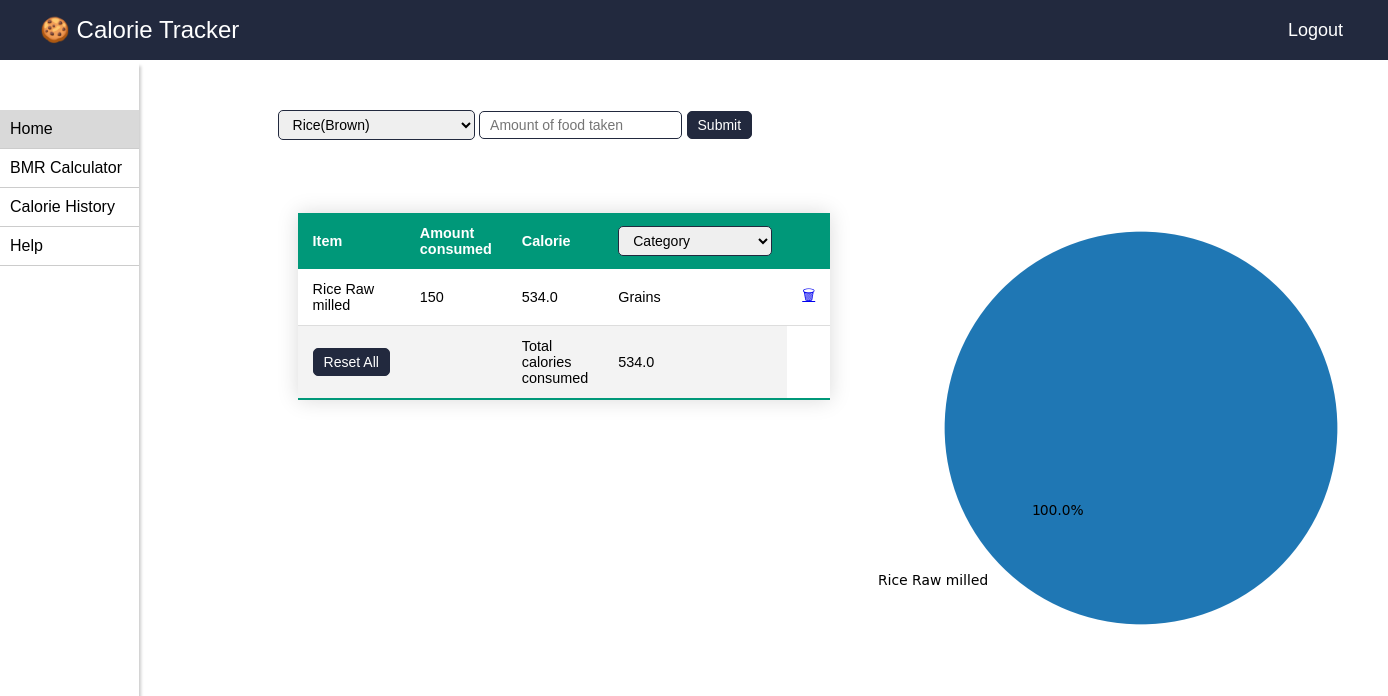
Page /home (signed in) on the committed database.
### calori/models.py (models this page shows, shortened)
class ItemConsumption(models.Model):
    user = models.ForeignKey(User,
        on_delete=models.CASCADE, related_name='user_consumtions')
    item = models.ForeignKey(Item,
        on_delete=models.CASCADE, related_name='items_consumtions')
    amount = models.IntegerField(default=0)
    date = models.DateTimeField(auto_now_add=True)
    @property
    def calories_consumed(self):
        return round(self.amount/100*self.item.calories, 2)

class Item(models.Model):
    CATEGORIES = (
            (0, 'Vegetables'),
            (1, 'Fruits'),
            (2, 'Grains'),
            (3, 'Meat And Poultry'),
            (4, 'Fish And Seafood'),
            (5, 'Dairy Foods'),
            (6, 'Beans'),
            (7, 'Nuts'),
    )
    name = models.CharField(unique=True, max_length=30)
    calories = models.FloatField(default=0)
    created_by = models.ForeignKey(User, on_delete=models.CASCADE)
    is_global = models.BooleanField(default=True)
    category = models.IntegerField(choices=CATEGORIES, default=0)
    in_grams = models.BooleanField(default=True)

### calori/views.py (the view, shortened to what this page needs)
# urls.py: path("home", views.home, name="home"),
def home(request):
    if not request.user.is_authenticated:
        return redirect('/login')
    items = Item.objects.filter(is_global=True)
    if request.user.user_type == 0:
        context = {
            'object_list': items
        }
        consumptions = ItemConsumption.objects.filter(
            user=request.user, date__date=timezone.now())
        if int(request.GET.get('category', -1)) > -1:
            consumptions = consumptions.filter(item__category=int(request.GET.get('category')))
        context['consumed_list'] = consumptions
        total_calorie = consumptions.values('item__name').annotate(
            calories_consumed=(F('amount') * 1.0/100)*F('item__calories')).aggregate(
            total=Sum('calories_consumed')).get('total')
        if total_calorie:
            context['total_calorie'] = round(total_calorie, 2)
        else:
            context['total_calorie'] = 0
        consumptions_grouped = consumptions.values('item__name').annotate(calories_consumed=Sum(
        (F('amount') * 1.0/100)*F('item__calories')))
        labels = list(consumptions_grouped.values_list('item__name', flat=True))
        sizes = list(consumptions_grouped.values_list('calories_consumed', flat=True))
        fig1 = plt.figure()
        border_width = 0.05 # add_axes takes [left, bottom, width, height]
        ax_size = [0+border_width, 0+border_width,
                1-2*border_width, 1-2*border_width]
        ax1 = fig1.add_axes(ax_size)
        ax1.pie(sizes, explode=None, labels=labels, autopct='%1.1f%%',
                startangle=45)
        ax1.axis('equal')
        plt.savefig(f'media/{request.user.username}_peichart.png', dpi=100)
        context['path'] = f'/media/{request.user.username}_peichart.png'
        return render(request, 'user-home.html', context=context)

### templates/user-home.html (shortened to what this page needs)
{% extends 'base.html' %}
{% block content %}
{% load static %}
<link rel="stylesheet" href="{% static 'index.css' %}">
<link rel="stylesheet" href="{% static 'user-home.css' %}">
<div id="header">
    <a href="/" id="logo"><span>&#127850</span> Calorie Tracker</a>
    <ul id="menu">
        <a href="/logout">Logout</a>
    </ul>
</div>
<div class="container">
  <div class="sidebar">
    <div class="item active"onclick="location.href='/home'">Home</div>
    <div class="item" onclick="location.href='/bmi-calculator'">BMR Calculator</div>
    <div class="item" onclick="location.href='/history'">Calorie History</div>
    <div class="item" onclick="location.href='/help'">Help</div>
  </div>
  <div class="content">
    <div class="add-item">
      <form action="item/consumption/" method="post">
          <select name="item" onchange="display()">
            {% for object in object_list%}
            <option value="{{object.id}}">{{object.name}}</option>
            {% endfor %}
          </select>
          <input class="add-item-input" type="text" name="amount" placeholder="Amount of food taken">
          <input class="add-item-input submit-btn" type="submit">
      </form>
      <div>
        {% if messages %}
          {% for message in messages %}
          <p {% if message.tags %} class="error-item-submission"{% endif %}>{{ message }}</p>
          {% endfor %}
        {% else %}
          <p class="error-item-submission dummy">dummy</p>
        {% endif %}
      </div>
    </div>
    <div class="detail row">
      <div class="column">
        <table class="styled-table">
          <thead>
            <tr>
              <th>Item</th>
              <th>Amount consumed</th>
              <th>Calorie</th>
              <th>
                <form>
                  <select name="category" onchange="this.form.submit()">
                    <option value="0">Category</option>
                  </select>
                </form>
              </th>
              <th></th>
            </tr>
          </thead>
          <tbody>
            {% for item in consumed_list %}
            <tr >
              <td>{{item.item.name}}</td>
              <td>{{item.amount}}</td>
              <td>{{item.calories_consumed}}</td>
              <td>{{item.item.get_category_display}}</td>
              <td><a href="/item/consumption/{{item.id}}" >&#128465;</a></td>
            </tr>
            {% endfor %}
            <tr >
              <td><form action="item/reset/" method="post">{% csrf_token %}<input class="add-item-input submit-btn" type="submit" value="Reset All"></form></td>
              <td></td>
              <td>Total calories consumed</td>
              <td>{{total_calorie}}</td>
            </tr>
          </tbody>
        </table>
      </div>
      <div class="column img-column"><img src="{{path}}" /></div>
    </div>
  </div>
</div>
{% endblock %}

### templates/base.html (shortened to what this page needs)
<!DOCTYPE html>
<html lang="en">
<head>
</head>
<body>
{%  block content %}{% endblock %}
</body>
</html>

### static/index.css (style rules this page uses)
* { margin: 0; padding: 0; }
#header { padding: 0 40px; display: flex; justify-content: space-between; align-items: center; height: 60px; background-color: rgb(34 41 62); }
#menu { display: flex; }
#menu a { display: flex; justify-content: space-between; align-items: center; padding-left: 5px; padding-right: 5px; height: 60px; text-decoration: none; color: #fff; font-size: 18px; }
#logo { text-decoration: none; color: #fff; font-size: 24px; }
.container { display: inline-block; }

### static/user-home.css (style rules this page uses)
* { font-family: sans-serif; }
table, th, td { border: 1px solid black; border-collapse: collapse; }
.container { display: flex; justify-content: space-between; }
.content { width: 80%; height: 100vh; }
.sidebar { width: 10%; box-shadow: 8px 0px 3px -6px #ccc; padding-top: 50px; }
.item { padding: 10px; border-bottom: 1px solid #ccc; }
.active { background-color: #d9d9d9; }
.add-item { padding-top: 50px; }
.add-item-input, select { font-size: 14px; padding: 5px 10px; border: 1px solid #22293e; border-radius: 5px; }
.submit-btn { background-color: #22293e; color: #fff; cursor: pointer; }
.error-item-submission { padding-top: 5px; padding-bottom: 5px; color: hsl(0, 93%, 63%); }
.dummy { color: #fff; }
table, th, td { border: 0; }
.styled-table { border-collapse: collapse; border: 0; margin: 25px 0; font-size: 0.9em; font-family: sans-serif; min-width: 400px; box-shadow: 0 0 20px rgba(0, 0, 0, 0.15); }
.styled-table thead tr { background-color: #009879; color: #ffffff; text-align: left; }
.styled-table th, .styled-table td { padding: 12px 15px; }
.styled-table tbody tr { border-bottom: 1px solid #dddddd; }
.styled-table tbody tr:nth-of-type(even) { background-color: #f3f3f3; }
.styled-table tbody tr:last-of-type { border-bottom: 2px solid #009879; }
.detail { display: flex; }
.column { float: left; width: 30%; padding: 20px; height: 300px; }
.img-column { z-index: -10; margin-left: 50px; }
.row:after { content: ""; display: table; clear: both; }
img { margin-left: 100px; }

### rows in the picture
ItemConsumption: item.name "Rice Raw milled", amount "150", calories_consumed "534.0", item.category "Grains"

### other values in the picture
{{ total_calorie }} "534.0"
form field item "Rice(Brown)"
